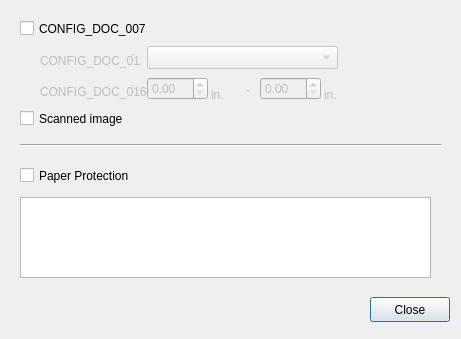
<?xml version="1.0" encoding="UTF-8"?>
<ui version="4.0">
 <class>SelectableDetectDoubleFeedSettingsDialog</class>
 <widget class="QDialog" name="SelectableDetectDoubleFeedSettingsDialog">
  <property name="geometry">
   <rect>
    <x>0</x>
    <y>0</y>
    <width>461</width>
    <height>339</height>
   </rect>
  </property>
  <property name="windowTitle">
   <string notr="true">Dialog</string>
  </property>
  <property name="windowIcon">
   <iconset resource="icons/icon.qrc">
    <normaloff>:/escan2_app.ico</normaloff>:/escan2_app.ico</iconset>
  </property>
  <widget class="DetectionAreaMaxDoubleSpinBox" name="Max_doubleSpinBox">
   <property name="enabled">
    <bool>false</bool>
   </property>
   <property name="geometry">
    <rect>
     <x>260</x>
     <y>77</y>
     <width>61</width>
     <height>23</height>
    </rect>
   </property>
   <property name="font">
    <font>
     <kerning>true</kerning>
    </font>
   </property>
   <property name="mouseTracking">
    <bool>false</bool>
   </property>
   <property name="autoFillBackground">
    <bool>false</bool>
   </property>
   <property name="buttonSymbols">
    <enum>QAbstractSpinBox::UpDownArrows</enum>
   </property>
  </widget>
  <widget class="QPushButton" name="Close_pushButton">
   <property name="geometry">
    <rect>
     <x>370</x>
     <y>297</y>
     <width>80</width>
     <height>25</height>
    </rect>
   </property>
   <property name="toolTip">
    <string notr="true"/>
   </property>
   <property name="text">
    <string notr="true">Close</string>
   </property>
  </widget>
  <widget class="DetectionAreaMinDoubleSpinBox" name="Min_doubleSpinBox">
   <property name="enabled">
    <bool>false</bool>
   </property>
   <property name="geometry">
    <rect>
     <x>147</x>
     <y>77</y>
     <width>61</width>
     <height>23</height>
    </rect>
   </property>
   <property name="font">
    <font>
     <kerning>true</kerning>
    </font>
   </property>
   <property name="mouseTracking">
    <bool>false</bool>
   </property>
   <property name="autoFillBackground">
    <bool>false</bool>
   </property>
   <property name="buttonSymbols">
    <enum>QAbstractSpinBox::UpDownArrows</enum>
   </property>
   <property name="decimals">
    <number>2</number>
   </property>
  </widget>
  <widget class="QStackedWidget" name="Det_Area_stackedWidget">
   <property name="enabled">
    <bool>false</bool>
   </property>
   <property name="geometry">
    <rect>
     <x>144</x>
     <y>77</y>
     <width>221</width>
     <height>31</height>
    </rect>
   </property>
   <property name="currentIndex">
    <number>1</number>
   </property>
   <widget class="QWidget" name="mm_page">
    <widget class="QLabel" name="mm_label1">
     <property name="geometry">
      <rect>
       <x>67</x>
       <y>6</y>
       <width>21</width>
       <height>16</height>
      </rect>
     </property>
     <property name="toolTip">
      <string notr="true"/>
     </property>
     <property name="text">
      <string notr="true">mm</string>
     </property>
    </widget>
    <widget class="QLabel" name="label">
     <property name="geometry">
      <rect>
       <x>102</x>
       <y>5</y>
       <width>21</width>
       <height>16</height>
      </rect>
     </property>
     <property name="toolTip">
      <string notr="true"/>
     </property>
     <property name="text">
      <string notr="true">-</string>
     </property>
    </widget>
    <widget class="QLabel" name="mm_label2">
     <property name="geometry">
      <rect>
       <x>180</x>
       <y>6</y>
       <width>21</width>
       <height>16</height>
      </rect>
     </property>
     <property name="toolTip">
      <string notr="true"/>
     </property>
     <property name="text">
      <string notr="true">mm</string>
     </property>
    </widget>
   </widget>
   <widget class="QWidget" name="inchi_page">
    <property name="toolTip">
     <string notr="true"/>
    </property>
    <widget class="QLabel" name="inchi_label2">
     <property name="geometry">
      <rect>
       <x>180</x>
       <y>6</y>
       <width>21</width>
       <height>23</height>
      </rect>
     </property>
     <property name="toolTip">
      <string notr="true"/>
     </property>
     <property name="text">
      <string notr="true">in.</string>
     </property>
    </widget>
    <widget class="QLabel" name="inchi_label1">
     <property name="geometry">
      <rect>
       <x>67</x>
       <y>6</y>
       <width>21</width>
       <height>23</height>
      </rect>
     </property>
     <property name="toolTip">
      <string notr="true"/>
     </property>
     <property name="text">
      <string notr="true">in.</string>
     </property>
    </widget>
    <widget class="QLabel" name="label_2">
     <property name="geometry">
      <rect>
       <x>102</x>
       <y>5</y>
       <width>21</width>
       <height>16</height>
      </rect>
     </property>
     <property name="toolTip">
      <string notr="true"/>
     </property>
     <property name="text">
      <string notr="true">-</string>
     </property>
    </widget>
   </widget>
  </widget>
  <widget class="PaperThicknessComboBox" name="Paper_Thickness_comboBox">
   <property name="enabled">
    <bool>false</bool>
   </property>
   <property name="geometry">
    <rect>
     <x>147</x>
     <y>46</y>
     <width>191</width>
     <height>23</height>
    </rect>
   </property>
   <property name="toolTip">
    <string notr="true"/>
   </property>
  </widget>
  <widget class="QLabel" name="Detection_Area_label">
   <property name="enabled">
    <bool>false</bool>
   </property>
   <property name="geometry">
    <rect>
     <x>40</x>
     <y>80</y>
     <width>111</width>
     <height>23</height>
    </rect>
   </property>
   <property name="toolTip">
    <string notr="true"/>
   </property>
   <property name="text">
    <string notr="true">CONFIG_DOC_016</string>
   </property>
  </widget>
  <widget class="QLabel" name="Paper_Thickness_label">
   <property name="enabled">
    <bool>false</bool>
   </property>
   <property name="geometry">
    <rect>
     <x>40</x>
     <y>49</y>
     <width>101</width>
     <height>23</height>
    </rect>
   </property>
   <property name="toolTip">
    <string notr="true"/>
   </property>
   <property name="text">
    <string notr="true">CONFIG_DOC_012</string>
   </property>
  </widget>
  <widget class="QCheckBox" name="Ultrasonic_sensor_checkBox">
   <property name="geometry">
    <rect>
     <x>20</x>
     <y>17</y>
     <width>131</width>
     <height>23</height>
    </rect>
   </property>
   <property name="toolTip">
    <string notr="true"/>
   </property>
   <property name="text">
    <string notr="true">CONFIG_DOC_007</string>
   </property>
  </widget>
  <widget class="QCheckBox" name="Scanned_image_checkBox">
   <property name="geometry">
    <rect>
     <x>20</x>
     <y>107</y>
     <width>121</width>
     <height>23</height>
    </rect>
   </property>
   <property name="toolTip">
    <string notr="true"/>
   </property>
   <property name="text">
    <string notr="true">Scanned image</string>
   </property>
  </widget>
  <widget class="QCheckBox" name="Paper_Protection_checkBox">
   <property name="geometry">
    <rect>
     <x>20</x>
     <y>164</y>
     <width>131</width>
     <height>23</height>
    </rect>
   </property>
   <property name="toolTip">
    <string notr="true"/>
   </property>
   <property name="text">
    <string notr="true">Paper Protection</string>
   </property>
  </widget>
  <widget class="Line" name="line">
   <property name="geometry">
    <rect>
     <x>20</x>
     <y>137</y>
     <width>421</width>
     <height>16</height>
    </rect>
   </property>
   <property name="orientation">
    <enum>Qt::Horizontal</enum>
   </property>
  </widget>
  <widget class="QTextBrowser" name="Description_textBrowser">
   <property name="geometry">
    <rect>
     <x>20</x>
     <y>197</y>
     <width>411</width>
     <height>81</height>
    </rect>
   </property>
   <property name="toolTip">
    <string notr="true"/>
   </property>
   <property name="html">
    <string notr="true">&lt;!DOCTYPE HTML PUBLIC &quot;-//W3C//DTD HTML 4.0//EN&quot; &quot;http://www.w3.org/TR/REC-html40/strict.dtd&quot;&gt;
&lt;html&gt;&lt;head&gt;&lt;meta name=&quot;qrichtext&quot; content=&quot;1&quot; /&gt;&lt;style type=&quot;text/css&quot;&gt;
p, li { white-space: pre-wrap; }
&lt;/style&gt;&lt;/head&gt;&lt;body style=&quot; font-family:'Sans Serif'; font-size:9pt; font-weight:400; font-style:normal;&quot;&gt;
&lt;p style=&quot;-qt-paragraph-type:empty; margin-top:0px; margin-bottom:0px; margin-left:0px; margin-right:0px; -qt-block-indent:0; text-indent:0px;&quot;&gt;&lt;br /&gt;&lt;/p&gt;&lt;/body&gt;&lt;/html&gt;</string>
   </property>
   <property name="placeholderText">
    <string notr="true"/>
   </property>
  </widget>
  <widget class="QLabel" name="Paper_Thickness_colon_label">
   <property name="enabled">
    <bool>false</bool>
   </property>
   <property name="geometry">
    <rect>
     <x>131</x>
     <y>49</y>
     <width>16</width>
     <height>16</height>
    </rect>
   </property>
   <property name="toolTip">
    <string notr="true"/>
   </property>
   <property name="text">
    <string notr="true">:</string>
   </property>
  </widget>
  <widget class="QLabel" name="Detection_Area_colon_label">
   <property name="enabled">
    <bool>false</bool>
   </property>
   <property name="geometry">
    <rect>
     <x>131</x>
     <y>80</y>
     <width>16</width>
     <height>16</height>
    </rect>
   </property>
   <property name="toolTip">
    <string notr="true"/>
   </property>
   <property name="text">
    <string notr="true">:</string>
   </property>
  </widget>
  <zorder>Close_pushButton</zorder>
  <zorder>Det_Area_stackedWidget</zorder>
  <zorder>Paper_Thickness_comboBox</zorder>
  <zorder>Detection_Area_label</zorder>
  <zorder>Paper_Thickness_label</zorder>
  <zorder>Ultrasonic_sensor_checkBox</zorder>
  <zorder>Scanned_image_checkBox</zorder>
  <zorder>Paper_Protection_checkBox</zorder>
  <zorder>line</zorder>
  <zorder>Description_textBrowser</zorder>
  <zorder>Min_doubleSpinBox</zorder>
  <zorder>Max_doubleSpinBox</zorder>
  <zorder>Paper_Thickness_colon_label</zorder>
  <zorder>Detection_Area_colon_label</zorder>
 </widget>
 <customwidgets>
  <customwidget>
   <class>PaperThicknessComboBox</class>
   <extends>QComboBox</extends>
   <header>paperthicknesscombobox.h</header>
  </customwidget>
  <customwidget>
   <class>DetectionAreaMinDoubleSpinBox</class>
   <extends>QDoubleSpinBox</extends>
   <header>detectionareamindoublespinbox.h</header>
   <slots>
    <slot>setMaxValue(double)</slot>
   </slots>
  </customwidget>
  <customwidget>
   <class>DetectionAreaMaxDoubleSpinBox</class>
   <extends>QDoubleSpinBox</extends>
   <header>detectionareamaxdoublespinbox.h</header>
   <slots>
    <slot>setMinValue(double)</slot>
   </slots>
  </customwidget>
 </customwidgets>
 <resources>
  <include location="icons/icon.qrc"/>
 </resources>
 <connections>
  <connection>
   <sender>Close_pushButton</sender>
   <signal>clicked()</signal>
   <receiver>SelectableDetectDoubleFeedSettingsDialog</receiver>
   <slot>reject()</slot>
   <hints>
    <hint type="sourcelabel">
     <x>459</x>
     <y>419</y>
    </hint>
    <hint type="destinationlabel">
     <x>262</x>
     <y>223</y>
    </hint>
   </hints>
  </connection>
  <connection>
   <sender>Max_doubleSpinBox</sender>
   <signal>valueChanged(double)</signal>
   <receiver>Min_doubleSpinBox</receiver>
   <slot>setMaxValue(double)</slot>
   <hints>
    <hint type="sourcelabel">
     <x>290</x>
     <y>80</y>
    </hint>
    <hint type="destinationlabel">
     <x>177</x>
     <y>80</y>
    </hint>
   </hints>
  </connection>
  <connection>
   <sender>Min_doubleSpinBox</sender>
   <signal>valueChanged(double)</signal>
   <receiver>Max_doubleSpinBox</receiver>
   <slot>setMinValue(double)</slot>
   <hints>
    <hint type="sourcelabel">
     <x>177</x>
     <y>80</y>
    </hint>
    <hint type="destinationlabel">
     <x>290</x>
     <y>80</y>
    </hint>
   </hints>
  </connection>
  <connection>
   <sender>Paper_Thickness_comboBox</sender>
   <signal>activated(int)</signal>
   <receiver>SelectableDetectDoubleFeedSettingsDialog</receiver>
   <slot>onValueChanged(int)</slot>
   <hints>
    <hint type="sourcelabel">
     <x>242</x>
     <y>49</y>
    </hint>
    <hint type="destinationlabel">
     <x>262</x>
     <y>223</y>
    </hint>
   </hints>
  </connection>
  <connection>
   <sender>Ultrasonic_sensor_checkBox</sender>
   <signal>toggled(bool)</signal>
   <receiver>SelectableDetectDoubleFeedSettingsDialog</receiver>
   <slot>onValueChangedBool(bool)</slot>
   <hints>
    <hint type="sourcelabel">
     <x>85</x>
     <y>18</y>
    </hint>
    <hint type="destinationlabel">
     <x>262</x>
     <y>223</y>
    </hint>
   </hints>
  </connection>
  <connection>
   <sender>Scanned_image_checkBox</sender>
   <signal>toggled(bool)</signal>
   <receiver>SelectableDetectDoubleFeedSettingsDialog</receiver>
   <slot>onValueChangedBool(bool)</slot>
   <hints>
    <hint type="sourcelabel">
     <x>70</x>
     <y>128</y>
    </hint>
    <hint type="destinationlabel">
     <x>262</x>
     <y>223</y>
    </hint>
   </hints>
  </connection>
  <connection>
   <sender>Paper_Protection_checkBox</sender>
   <signal>toggled(bool)</signal>
   <receiver>SelectableDetectDoubleFeedSettingsDialog</receiver>
   <slot>onValueChangedBool(bool)</slot>
   <hints>
    <hint type="sourcelabel">
     <x>85</x>
     <y>238</y>
    </hint>
    <hint type="destinationlabel">
     <x>262</x>
     <y>223</y>
    </hint>
   </hints>
  </connection>
 </connections>
 <slots>
  <slot>onValueChangedBool(bool)</slot>
  <slot>onValueChanged(int)</slot>
 </slots>
</ui>
